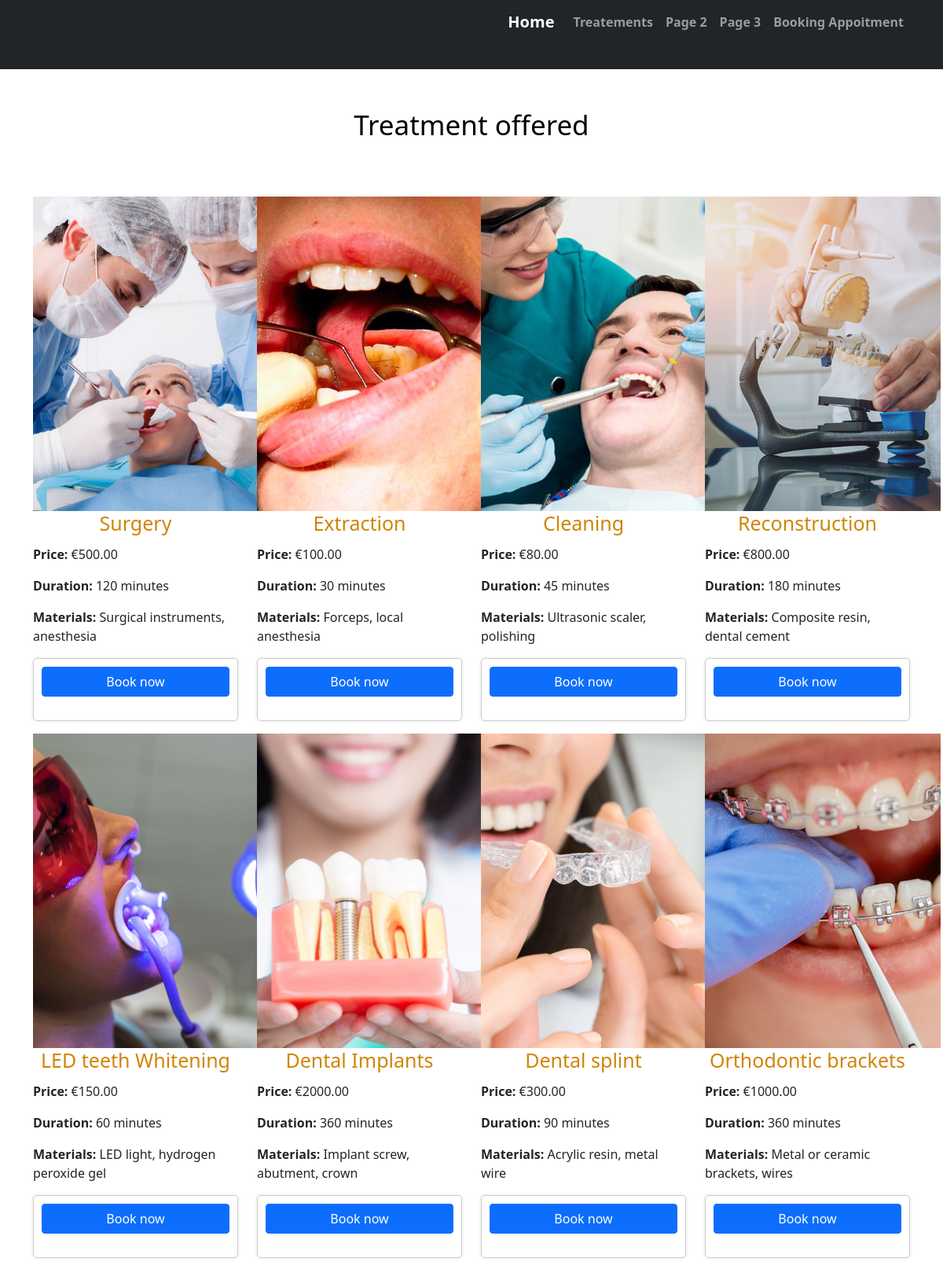
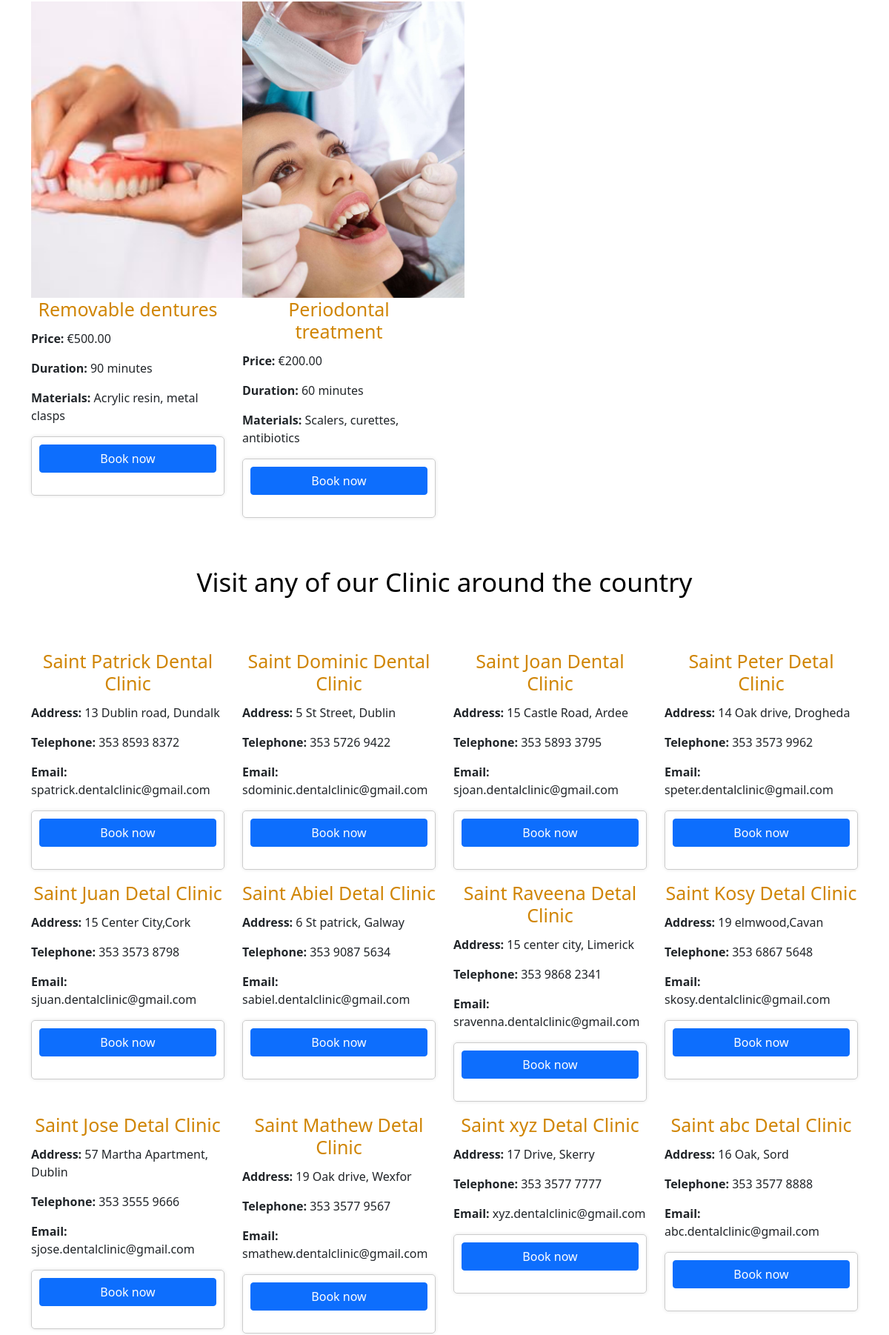
The app's page /page-1.php (upper part) with its own data (2 pictures, top to bottom).
### tables this page shows
CREATE TABLE Treatment_TypeI (
    image VARCHAR(255),
    id INT PRIMARY KEY,
    name VARCHAR(255) NOT NULL,
    price DECIMAL(10,2),
    duration INT,
    materials VARCHAR(255)
);

create table Clinic ( Clinic_Id   int NOT NULL AUTO_INCREMENT,
					  Clinic_Name      VARCHAR(50),
					  Clinic_Address   VARCHAR(200),
					  Clinic_Telephone VARCHAR(20),
					  Clinic_Email     VARCHAR(200),
					  PRIMARY KEY (clinic_id));

### page-1.php (the view, shortened to what this page needs)
<?php
require_once('database.php');
$queryClinic = 'SELECT * FROM Clinic';
$statement = $db->prepare($queryClinic);
$statement->execute();
$clinics = $statement->fetchAll();
$queryTreatmentType = 'SELECT * FROM Treatment_TypeI';
$statement = $db->prepare($queryTreatmentType);
$statement->execute();
$treatmentTypes = $statement->fetchAll();
?>
<?php include 'includes/header.php'; ?>
<main>
  <div class="container">
    <h5>Treatment offered</h5>
    <div class="row">
      <?php foreach ($treatmentTypes as $treatment) : ?>
        <div class="col-md-3 mb-3">
          <img  class="form-image" src="images/<?php echo $treatment['image']; ?>" alt="<?php echo $treatment['name']; ?>" class="img-fluid">
          <h4><?php echo $treatment['name']; ?></h4>
          <p><strong>Price: </strong> €<?php echo $treatment['price']; ?></p>
          <p><strong>Duration:  </strong><?php echo $treatment['duration']; ?> minutes</p>
          <p><strong>Materials:  </strong><?php echo $treatment['materials']; ?></p>
          <form action="contact.php" method="post">
            <input type="submit" value="Book now" class="btn btn-primary">
          </form>
        </div>
      <?php endforeach; ?>
    </div>
  </div>
  <div class="container">
    <h5>Visit any of our Clinic around the country </h5>
    <div class="row">
      <?php foreach ($clinics as $clinic) : ?>
        <div class="col-md-3 mb-3">
          <h4><?php echo $clinic['Clinic_Name']; ?></h4>
          <p><strong>Address:</strong> <?php echo $clinic['Clinic_Address']; ?></p>
          <p><strong>Telephone:</strong> <?php echo $clinic['Clinic_Telephone']; ?></p>
          <p><strong>Email:</strong> <?php echo $clinic['Clinic_Email']; ?></p>
          <form action="contact.php" method="post">
            <input type="submit" value="Book now" class="btn btn-primary">
          </form>
        </div>
      <?php endforeach; ?>
    </div>
  </div>
</main>
<?php include 'includes/footer.php'; ?>

### includes/header.php (shortened to what this page needs)
<!doctype html>
<html lang="en">
  <head>
    <link href="css/bootstrap.min.css" rel="stylesheet">
    <link href="css1/mystyle.css" rel="stylesheet" type="text/css">
  </head>
  <body>
    <nav class="navbar navbar-expand-lg navbar-dark bg-dark" aria-label="Eighth navbar example">
      <div class="container">
        <div class="collapse navbar-collapse" id="navbarsExample07">
          <span class="d-flex">
            <ul class="navbar-nav me-auto mb-2 mb-lg-0">
            <a class="navbar-brand" href="index.php">Home</a>
              <li class="nav-item">
                <a class="nav-link" aria-current="page" href="page-1.php">Treatements</a>
              </li>
              <li class="nav-item">
                <a class="nav-link" aria-current="page" href="page-2.php">Page 2</a>
              </li>
              <li class="nav-item">
                <a class="nav-link" aria-current="page" href="page-3.php">Page 3</a>
              </li>
              <li class="nav-item">
                <a class="nav-link" aria-current="page" href="contact.php">Booking Appoitment</a>
              </li>
            </ul>
          </span>
        </div>
      </div>
    </nav>

### includes/footer.php (shortened to what this page needs)
  </body>
</html>

### css1/mystyle.css (style rules this page uses)
form { max-width: 600px; padding: 10px; border: 1px solid #ccc; border-radius: 5px; box-shadow: 0 0 5px rgba(0, 0, 0, 0.1); }
form input, form select, form textarea { width: 100%; padding: 10px; margin-bottom: 20px; border: 1px solid #ccc; border-radius: 5px; font-size: 16px; }
nav ul { list-style-type: none; margin-left: 0; padding-left: 0; }
nav ul li { padding-bottom: 0.5em; }
ul { margin: 0 0 1em 0; padding: 0 0 0 2.5em; }
li { margin: 0; padding: 0; }
a { color: rgb(41, 64, 124); font-weight: bold; }
form { margin: 0; }
.container { display: flexbox; }
h4 { text-align: center; font-size: 25px; color: rgb(208, 133, 4); padding-bottom: 5px; }
h5 { color:black; margin-top: 20px; margin-bottom: 40px; font-size: 35px; text-align: center; padding-top: 30px; padding-bottom: 30px; }
.form-image { width: 300px; height: 400px; object-fit: cover; }

### records on screen
treatment_typei: image (picture), name "Surgery", price "500.00", duration "120", materials "Surgical instruments, anesthesia"
treatment_typei: image (picture), name "Extraction", price "100.00", duration "30", materials "Forceps, local anesthesia"
treatment_typei: image (picture), name "Cleaning", price "80.00", duration "45", materials "Ultrasonic scaler, polishing"
treatment_typei: image (picture), name "Reconstruction", price "800.00", duration "180", materials "Composite resin, dental cement"
treatment_typei: image (picture), name "LED teeth Whitening", price "150.00", duration "60", materials "LED light, hydrogen peroxide gel"
treatment_typei: image (picture), name "Dental Implants", price "2000.00", duration "360", materials "Implant screw, abutment, crown"
treatment_typei: image (picture), name "Dental splint", price "300.00", duration "90", materials "Acrylic resin, metal wire"
treatment_typei: image (picture), name "Orthodontic brackets", price "1000.00", duration "360", materials "Metal or ceramic brackets, wires"
treatment_typei: image (picture), name "Removable dentures", price "500.00", duration "90", materials "Acrylic resin, metal clasps"
treatment_typei: image (picture), name "Periodontal treatment", price "200.00", duration "60", materials "Scalers, curettes, antibiotics"
clinic: Clinic_Name "Saint Patrick Dental Clinic", Clinic_Address "13 Dublin road, Dundalk", Clinic_Telephone "353 8593 8372", Clinic_Email "spatrick.dentalclinic@gmail.com"
clinic: Clinic_Name "Saint Dominic Dental Clinic", Clinic_Address "5 St Street, Dublin", Clinic_Telephone "353 5726 9422", Clinic_Email "sdominic.dentalclinic@gmail.com"
clinic: Clinic_Name "Saint Joan Dental Clinic", Clinic_Address "15 Castle Road, Ardee", Clinic_Telephone "353 5893 3795", Clinic_Email "sjoan.dentalclinic@gmail.com"
clinic: Clinic_Name "Saint Peter Detal Clinic", Clinic_Address "14 Oak drive, Drogheda", Clinic_Telephone "353 3573 9962", Clinic_Email "speter.dentalclinic@gmail.com"
clinic: Clinic_Name "Saint Juan Detal Clinic", Clinic_Address "15 Center City,Cork", Clinic_Telephone "353 3573 8798", Clinic_Email "sjuan.dentalclinic@gmail.com"
clinic: Clinic_Name "Saint Abiel Detal Clinic", Clinic_Address "6 St patrick, Galway", Clinic_Telephone "353 9087 5634", Clinic_Email "sabiel.dentalclinic@gmail.com"
clinic: Clinic_Name "Saint Raveena Detal Clinic", Clinic_Address "15 center city, Limerick", Clinic_Telephone "353 9868 2341", Clinic_Email "sravenna.dentalclinic@gmail.com"
clinic: Clinic_Name "Saint Kosy Detal Clinic", Clinic_Address "19 elmwood,Cavan", Clinic_Telephone "353 6867 5648", Clinic_Email "skosy.dentalclinic@gmail.com"
clinic: Clinic_Name "Saint Jose Detal Clinic", Clinic_Address "57 Martha Apartment, Dublin", Clinic_Telephone "353 3555 9666", Clinic_Email "sjose.dentalclinic@gmail.com"
clinic: Clinic_Name "Saint Mathew Detal Clinic", Clinic_Address "19 Oak drive, Wexfor", Clinic_Telephone "353 3577 9567", Clinic_Email "smathew.dentalclinic@gmail.com"
clinic: Clinic_Name "Saint xyz Detal Clinic", Clinic_Address "17 Drive, Skerry", Clinic_Telephone "353 3577 7777", Clinic_Email "xyz.dentalclinic@gmail.com"
clinic: Clinic_Name "Saint abc Detal Clinic", Clinic_Address "16 Oak, Sord", Clinic_Telephone "353 3577 8888", Clinic_Email "abc.dentalclinic@gmail.com"
